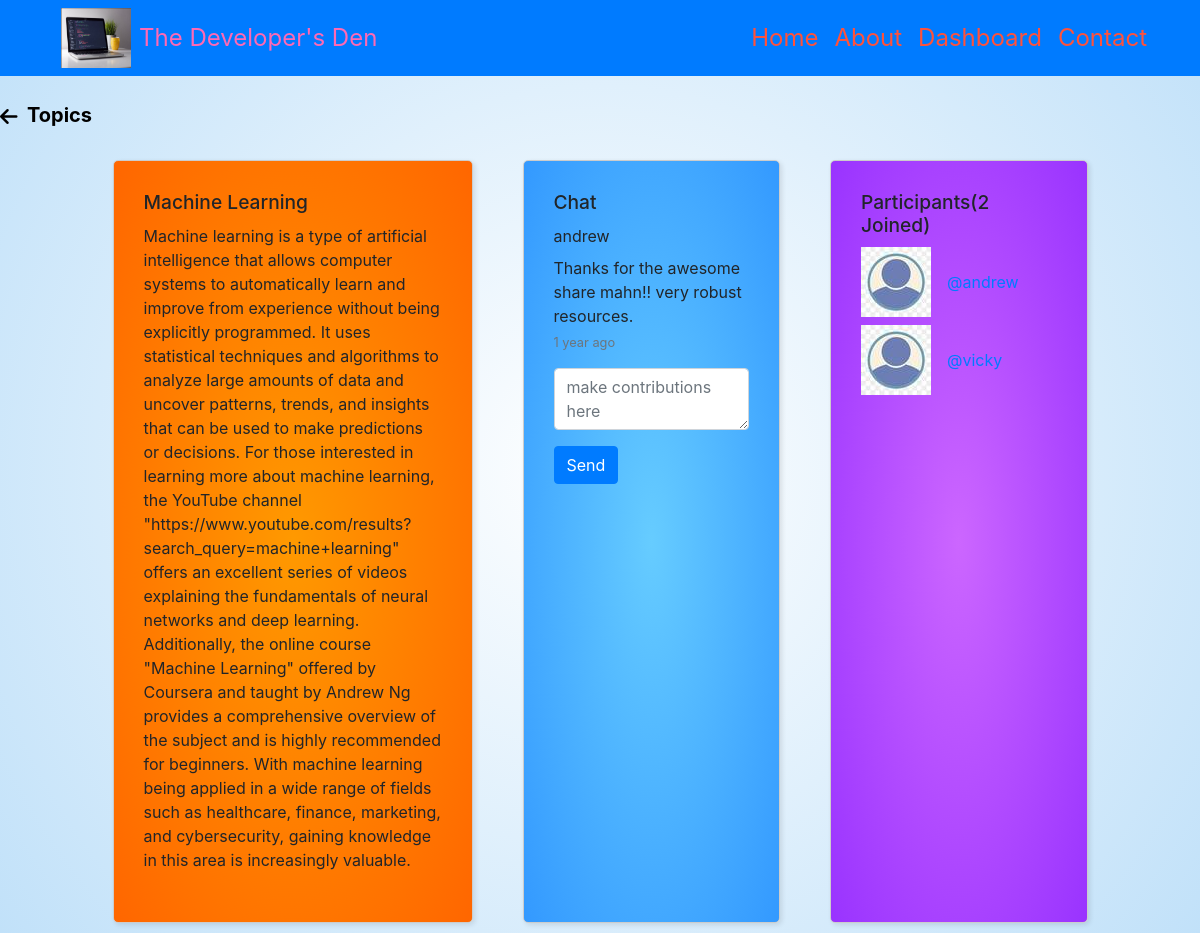
The page /room/8/ (signed in) on the database as committed earlier.
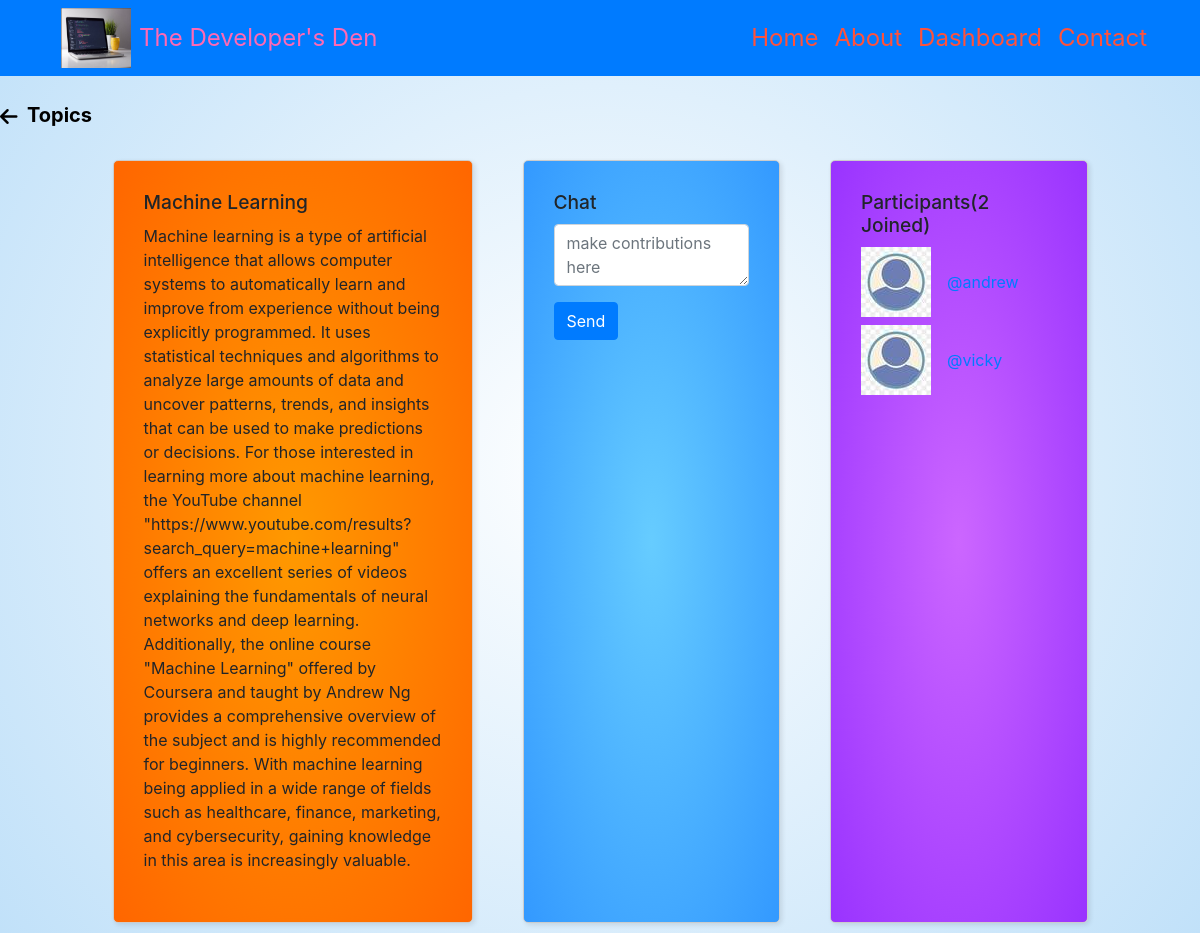
The same page on the database as committed later.
### base/models.py (models this page shows, shortened)
class Message(models.Model):
    user = models.ForeignKey(User, on_delete=models.CASCADE)
    room = models.ForeignKey(Room, on_delete=models.CASCADE)
    body = models.TextField()
    updated = models.DateTimeField(auto_now=True)
    created = models.DateTimeField(auto_now_add=True)
    class Meta:
        ordering = ['-updated', '-created']

### base/views.py (the view, shortened to what this page needs)
# urls.py: path('room/<int:pk>/', views.room, name="room"),
@login_required(login_url='login')
def room(request,pk):
    room = Room.objects.get(id=pk)
    room_messages = room.message_set.all()
    participants = room.participants.all()
    context={'room':room,'room_messages':room_messages, 'participants':participants}
    return render(request,'room.html',context)

### Templates/room.html (shortened to what this page needs)
{% load static %}
{% load bootstrap4 %}
<!-- {% block content %}
<link rel="stylesheet" href="https://stackpath.bootstrapcdn.com/bootstrap/4.3.1/css/bootstrap.min.css">
<header>
  <nav class="navbar navbar-expand-lg navbar-dark bg-primary">
    <div class="container">
      <a class="navbar-brand" href="#">
        <a href="{% url 'home' %}"><img src="{% static 'images/logo1.png' %}" width="70" height="60" alt="Logo"></a>
        <span class="ml-2">The Developer's Den</span>
      </a>
      <div class="collapse navbar-collapse justify-content-end" id="navbarNav">
        <ul class="navbar-nav">
          <li class="nav-item">
            <a class="nav-link" style=" color: #ff523b;" href="{% url 'home' %}">Home</a>
          </li>
          <li class="nav-item">
            <a class="nav-link" style=" color: #ff523b;" href="{% url 'about' %}">About</a>
          </li>
          <li class="nav-item">
            <a class="nav-link"  style=" color: #ff523b;" href="{% url 'dashboard' %}">Dashboard</a>
          </li>
          <li class="nav-item">
            <a class="nav-link" style=" color: #ff523b;" href="{% url 'contact' %}">Contact</a>
          </li>
        </ul>
      </div>
    </div>
  </nav>
</header>
<a href="{% url 'topics' %}" style="text-decoration:none; color: black;">
  <i class="fa fa-arrow-left fa-lg" aria-hidden="true"></i>
  <span style="font-weight:bold; font-size:20px; margin-left:5px;">Topics</span>
</a>
<div class="row">
  <div class="col-4 offset-1">
      <div class="card h-100 card-1">
        <div class="card-body">
          <h2 class="card-title">{{room.name}}</h2>
          <p class="card-text">{{room.description}}</p>
        </div>
      </div>
    </div>
    <div class="col-3">
      <div class="card h-100 card-2">
        <div class="card-body">
          <h3 class="card-title">Chat</h3>
          {% for message in room_messages %}
          <div class="mb-3">
            <div class="d-flex align-items-center mb-2">
              <p class="mb-0">{{message.user}}</p>
            </div>
            <p class="card-text">{{message.body}}</p>
            <small class="text-muted">{{ message.created|timesince }} ago</small>
          </div>
          {% endfor %}
          <div>
            {% if request.user.is_authenticated %}
            <form method="POST" action="">
              <div class="form-group">
                <textarea name="body" class="form-control" placeholder="make contributions here"></textarea>
              </div>
              <button type="submit" class="btn btn-primary">Send</button>
            </form>
            {% endif%}
          </div>
        </div>
      </div>
    </div>
    <div class="col-3">
      <div class="card h-100 card-3">
        <div class="card-body">
          <h4 class="card-title">Participants<span>({{participants.count}} Joined)</span></h4>
          {% for participant in participants %}
          <div class="d-flex align-items-center mb-2">
            <img src="{% static 'images/avatar.jpeg' %}" class="mr-3">
            <a href="{% url 'profile' user.id %}" class="card-link">@{{participant.username}}</a>
          </div>
          {% endfor %}
        </div>
      </div>
    </div>
  </div>
{% endblock %}

Rows that differ between the two databases and show on the page:
removed Message: user "andrew", body "Thanks for the awesome share mahn!! very robust resources.", created "1 year"
